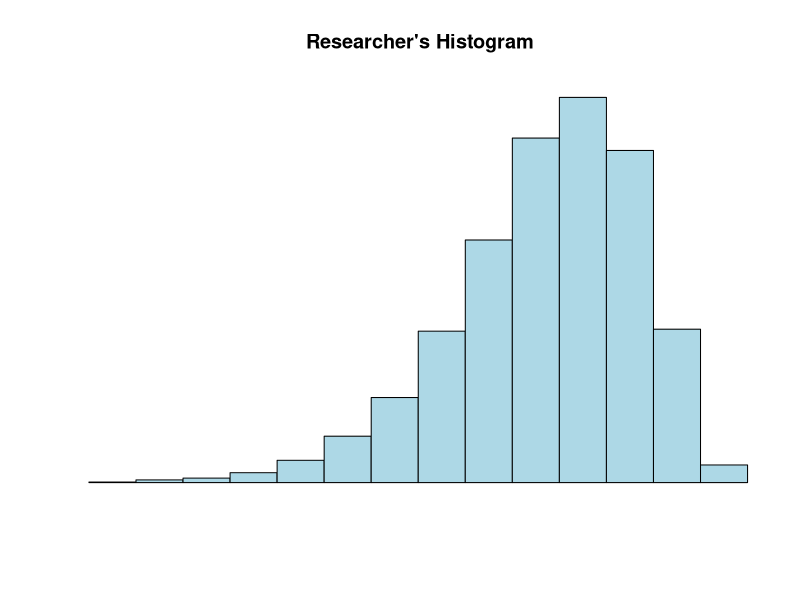
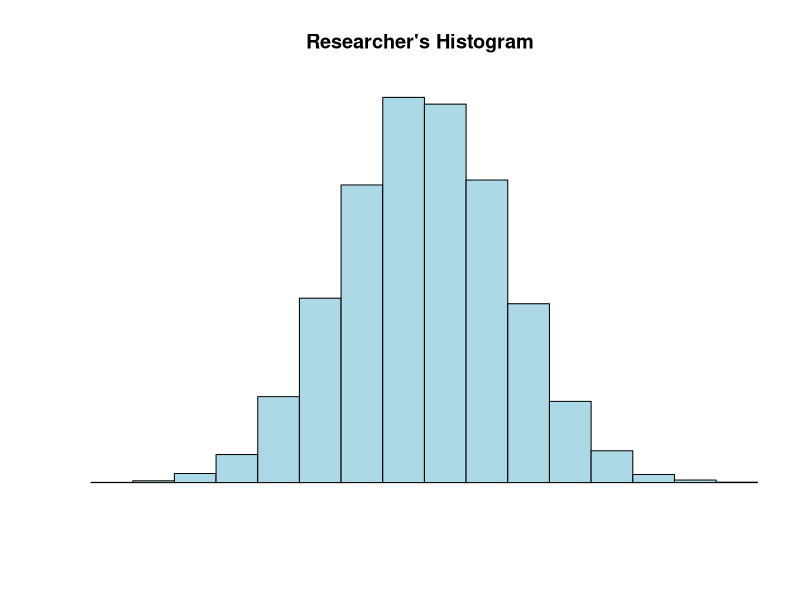
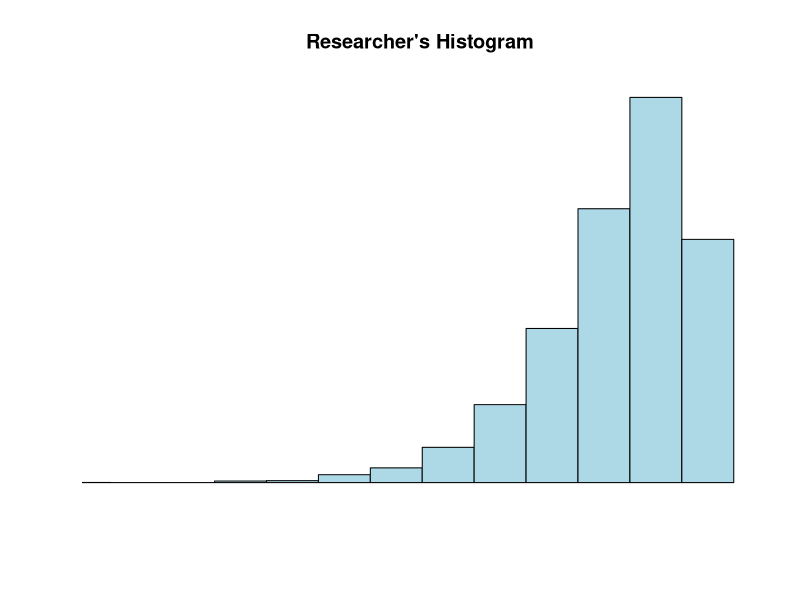
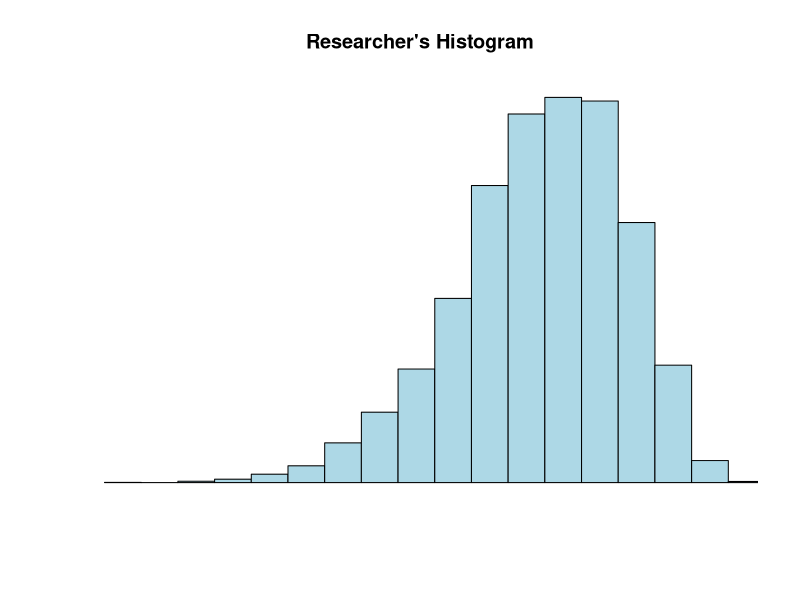
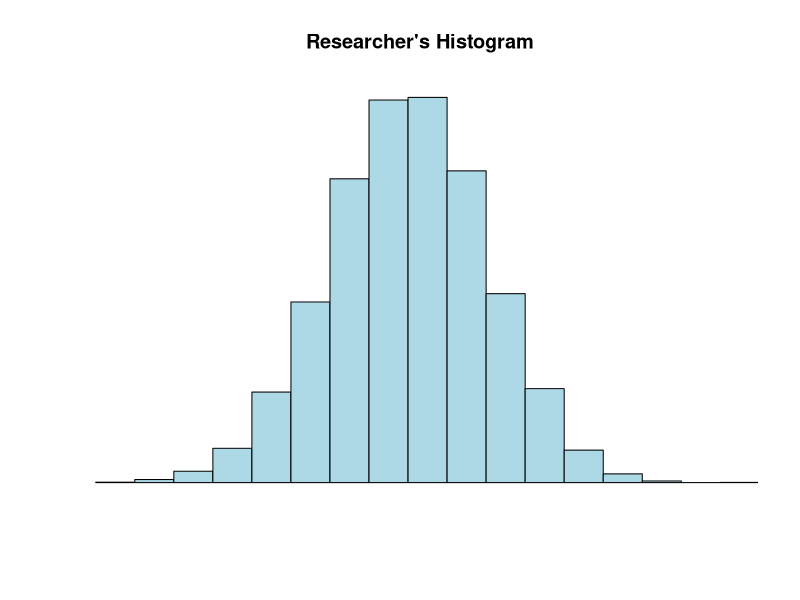
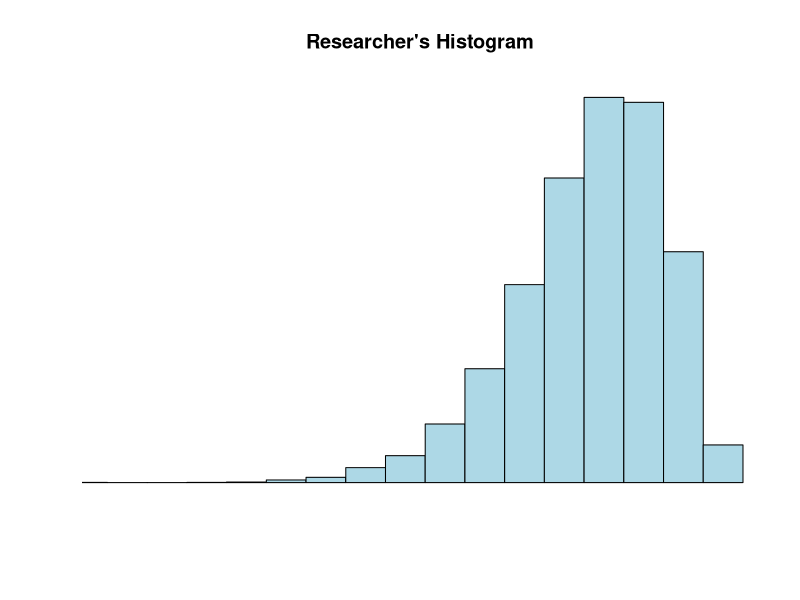
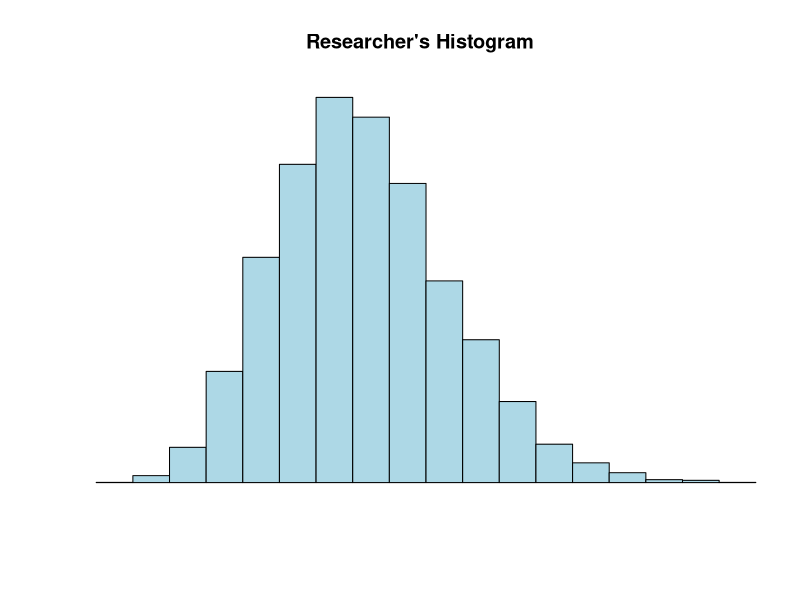
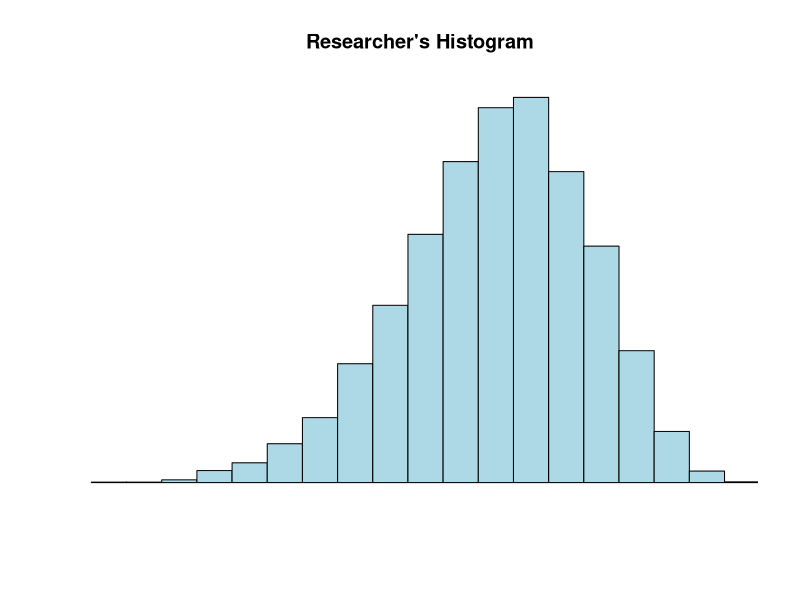

Recreate these plots in R, in order. (Note: this script raises an error after producing the figures.)
##### SkewGraphMC1 #####
SkewGraphMC1= function(
title = "SkewGraphMC1", # Question-bank title that will be easily viewable in e-learning
n = 200, # Number of questions to generate
type = "MC", # The question type, one of many possible types on e-learning
answers = 4, # Number of answers per MC question
points.per.q = 4, # Number of points the question is worth (on the test)
difficulty = 1, # An easily viewable difficulty level on e-learning
quest.txt = "While analyzing a dataset, a researcher plots a histogram of one of her variables. The histogram she makes is depicted. What type of skewness, if any, is present in the variable's distribution?", # The above question text is the static text for the full question
dat.size = 10000, # This is the number of values to be randomly generated for the dataset
digits = 3, # This is the number of decimal places to round off the data
loc.path = "/Users/josephyang/Desktop/School Stuff/STAT 1600/Course Development/Question Generators/Stat1600-QGen/SkewGraphMC1 images/", # This is the local path used to store any randomly generated image files
e.path = "Images/", # This is the path on e-learning used to store any above-implemented image files
hint = "Focus on the tails.", # This is a student hint, visible to them during the exam on e-learning
feedback = "Left Skew: Left tail. Right Skew: Right tail. No Skew: Symmetric tails."
) # This is student feedback, visible after the exam
{
param <- c("NewQuestion","ID","Title","QuestionText","Points","Difficulty", "Image",
           rep("Option", answers),"Hint","Feedback") # These are setting row names for the CSV file
questions <- data.frame() # This opens a data frame to store the randomly generated questions below
for(i in 1:n)
{
  ID <- paste(title, i, sep = "-") # The ID of the specific question within the bank, title + question number in the loop
  points <- sample(c(rep(0,answers-1),100),replace=F) # The proportion of points assigned to each possible answer, 1 if correct or 0 if incorrect
  corr.ind <- 7 + which.max(points) # This is the row index of the correct answer
  left.shape1 <- runif(1,40,50) # creating the first shape parameter of a beta distribution
  left.shape2 <- runif(1,1,10) # creating the second shape parameter of a beta distribution
  left.data <- rbeta(dat.size, left.shape1, left.shape2) # creating a beta distribution data that has left skewed tail
  right.shape1 <- runif(1,1,10) # creating the first shape parameter of a beta distribution
  right.shape2 <- runif(1,40,50) # creating the second shape parameter of a beta distribution
  right.data <- rbeta(dat.size, right.shape1, right.shape2) # creating a beta distribution data that has right skewed tail
  sym.data <- rnorm(dat.size, 0, 1) # creating a normal symmetric distribution data
  data.dec <- sample(c(1,2,3), size = 1) # creating a vector for taking decision to use the a specific kind of data
  data <- if(data.dec == 1){sym.data}else{if(data.dec == 2){left.data}else{right.data}} # creating a dataset based on a random decision value
  corr.ans <- if(identical(data, sym.data)){"No Skew"}else{if(identical(data, right.data)){"Right Skew"}else{"Left Skew"}} # This is the correct answer to the question
  ans.txt <- if(corr.ans == "No Skew"){c(sample(c("Right Skew", "Left Skew", "Curve Skew", "Histographic Skew"), size = answers-1),
                                         sample(c("All of These", "None of These"), size = 1))}
  else{if(corr.ans == "Left Skew"){c(sample(c("Right Skew", "No Skew", "Curve Skew", "Histographic Skew"), size = answers-1),
                                     sample(c("All of These", "None of These"), size = 1))}
    else{c(sample(c("No Skew", "Left Skew", "Curve Skew", "Histographic Skew"), size = answers-1),
           sample(c("All of These", "None of These"), size = 1))}} # These are randomly generated incorrect answers.
  content <- c(type, ID, ID, quest.txt, points.per.q, difficulty,
               paste(e.path, paste(title, i, sep = "-"), ".jpeg", sep = ""),
               points, hint, feedback) # This is collecting a lot of the above information into a single vector
  options <- c(rep("",7), ans.txt, rep("",2)) # This is collecting the incorrect answers above, and indexing them correctly by row
  options[corr.ind] <- corr.ans # This is imputing the correct answer at the appropriate row index
  questions[(1+(9+answers)*i):((9+answers)*(i+1)),1] <- param # This is indexing and storing all the row names
  questions[(1+(9+answers)*i):((9+answers)*(i+1)),2] <- content # Indexing and storing all the content
  questions[(1+(9+answers)*i):((9+answers)*(i+1)),3] <- options # Indexing and storing the answers, both incorrect and correct
  jpeg(filename=paste(loc.path, paste(title, i, sep = "-"), ".jpeg", sep = "")) # creating the image files in the designated place
  hist(data, xlim=c(min(data),max(data)), probability=T, 
       col='lightblue', xlab=' ', ylab=' ', axes=F,
       main = "Researcher's Histogram") # Creating a histogram graph from one of the three datasets
  dev.off()
}
questions <- questions[((10+answers)):((9+answers)*(n+1)),] # Storing only what's needed for e-learning upload as a CSV file
write.table(questions, sep=",", file=paste(title, ".csv", sep = ""),
            row.names=F, col.names=F) # Writing the CSV file
}

SkewGraphMC1() # creating the csv file
